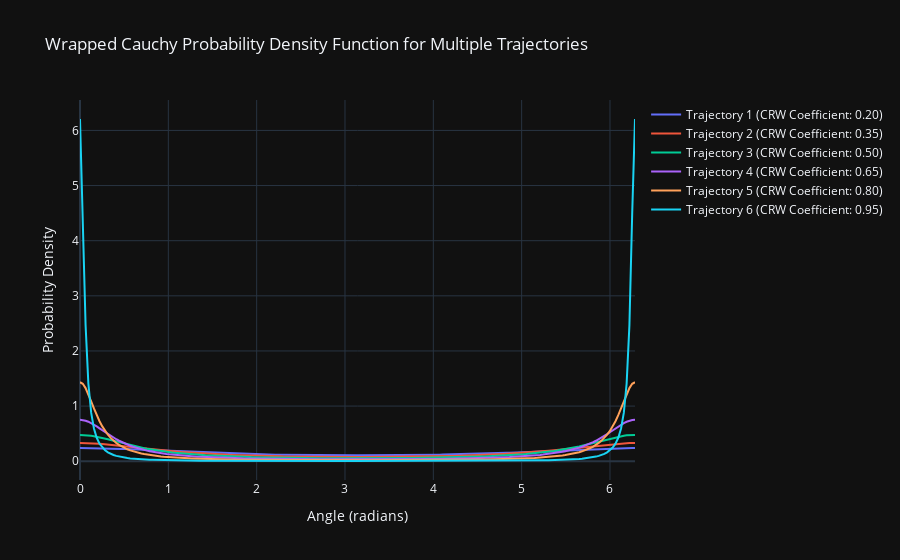

Write notebook code for a chart like this one.
### Markdown cell above
## Generate as many CRW trajectories as specified on a control variable n_traj.
## Each of the trajectories should be generated using a unique Cauchy coefficient.

### Code cell
# Init parameters
n_steps = 100
s_pos = np.array([0, 0])
speed = 6
n_traj = 6  # Number of trajectory to be generated.
CRW_coefficient = [0.2, 0.35, 0.5, 0.65, 0.8, 0.95] #This are the CRW vlaues to used for the figures.  
plt.style.use('dark_background')
plt.figure(figsize=(8, 8))
fig_wrapcauchy_pdf = go.Figure()
for j in range(n_traj):
    # Init velocity vector
    velocity = np.array([speed, 0])
    # Matrix for the Correlated Random Walk for a single trajectory
    CRW_2d = np.ones((n_steps, 2)) * s_pos
    for i in range(1, n_steps):
        # Generate a random angle following a wrapped Cauchy distribution
        turn_angle = wrapcauchy.rvs(CRW_coefficient[j])
        # Rotate the velocity vector by the turn angle
        rotation_matrix = np.array([[np.cos(turn_angle), -np.sin(turn_angle)],
                                    [np.sin(turn_angle),  np.cos(turn_angle)]])
        velocity = np.dot(rotation_matrix, velocity)
        # Update to new position
        CRW_2d[i] = CRW_2d[i-1] + velocity
    # Plot the trajectory
    plt.plot(CRW_2d[:, 0], CRW_2d[:, 1], '-o', label=f'Trajectory {j+1} (CRW Coefficient: {CRW_coefficient[j]:.2f})')
    #Generate the PDF of the wrapped Cauchy for this trajectory
    resolution = 200
    aux_domain = np.linspace(0, 2 * np.pi, resolution)
    wrapcauchy_pdf = np.array([wrapcauchy.pdf(i, CRW_coefficient[j]) for i in aux_domain])
    # Add a graphyc to the figure.
    fig_wrapcauchy_pdf.add_trace(go.Scatter(
         x=aux_domain,
         y=wrapcauchy_pdf,
         marker=dict(size=2),
         line=dict(width=2),
         mode='lines',
         name=f'Trajectory {j+1} (CRW Coefficient: {CRW_coefficient[j]:.2f})',
         showlegend=True
    ))
plt.title(f'Correlated Random Walk 2D ({n_traj} Trajectories)')
plt.xlabel('X Position')
plt.ylabel('Y Position')
plt.grid()
plt.legend()
plt.show()
fig_wrapcauchy_pdf.update_layout(title='Wrapped Cauchy Probability Density Function for Multiple Trajectories',
                                 xaxis_title='Angle (radians)',
                                 yaxis_title='Probability Density',
                                 template="plotly_dark")
fig_wrapcauchy_pdf.show()

### Figure 1 — Plotly figure (JSON) as saved in the notebook; plotly's stock layout.template omitted (floating-point values rounded to 4 significant figures; data arrays with more than 128 entries replaced by an {"elided": "..."} marker saying what was removed)
{"data": [{"line": {"width": 2}, "marker": {"size": 2}, "mode": "lines", "name": "Trajectory 1 (CRW Coefficient: 0.20)", "showlegend": true, "type": "scatter", "x": {"elided": "200 float values"}, "y": {"elided": "200 float values"}}, {"line": {"width": 2}, "marker": {"size": 2}, "mode": "lines", "name": "Trajectory 2 (CRW Coefficient: 0.35)", "showlegend": true, "type": "scatter", "x": {"elided": "200 float values"}, "y": {"elided": "200 float values"}}, {"line": {"width": 2}, "marker": {"size": 2}, "mode": "lines", "name": "Trajectory 3 (CRW Coefficient: 0.50)", "showlegend": true, "type": "scatter", "x": {"elided": "200 float values"}, "y": {"elided": "200 float values"}}, {"line": {"width": 2}, "marker": {"size": 2}, "mode": "lines", "name": "Trajectory 4 (CRW Coefficient: 0.65)", "showlegend": true, "type": "scatter", "x": {"elided": "200 float values"}, "y": {"elided": "200 float values"}}, {"line": {"width": 2}, "marker": {"size": 2}, "mode": "lines", "name": "Trajectory 5 (CRW Coefficient: 0.80)", "showlegend": true, "type": "scatter", "x": {"elided": "200 float values"}, "y": {"elided": "200 float values"}}, {"line": {"width": 2}, "marker": {"size": 2}, "mode": "lines", "name": "Trajectory 6 (CRW Coefficient: 0.95)", "showlegend": true, "type": "scatter", "x": {"elided": "200 float values"}, "y": {"elided": "200 float values"}}], "layout": {"title": {"text": "Wrapped Cauchy Probability Density Function for Multiple Trajectories"}, "xaxis": {"title": {"text": "Angle (radians)"}}, "yaxis": {"title": {"text": "Probability Density"}}}}
